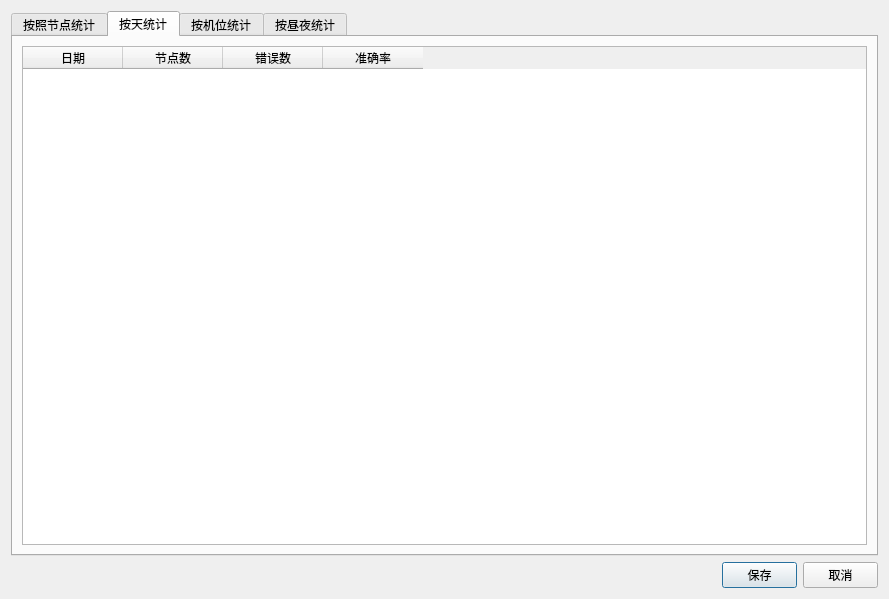
<?xml version="1.0" encoding="UTF-8"?>
<ui version="4.0">
 <class>statisticsTable</class>
 <widget class="QDialog" name="statisticsTable">
  <property name="geometry">
   <rect>
    <x>0</x>
    <y>0</y>
    <width>889</width>
    <height>599</height>
   </rect>
  </property>
  <property name="windowTitle">
   <string>Dialog</string>
  </property>
  <layout class="QVBoxLayout" name="verticalLayout">
   <item>
    <widget class="QTabWidget" name="tabWidgetContainer">
     <property name="currentIndex">
      <number>1</number>
     </property>
     <widget class="QWidget" name="tab">
      <attribute name="title">
       <string>按照节点统计</string>
      </attribute>
      <layout class="QVBoxLayout" name="verticalLayout_3">
       <item>
        <widget class="QTableWidget" name="tableByNode">
         <column>
          <property name="text">
           <string>节点名</string>
          </property>
         </column>
         <column>
          <property name="text">
           <string>节点数</string>
          </property>
         </column>
         <column>
          <property name="text">
           <string>错误数</string>
          </property>
         </column>
         <column>
          <property name="text">
           <string>准确率</string>
          </property>
         </column>
        </widget>
       </item>
      </layout>
     </widget>
     <widget class="QWidget" name="tab_2">
      <attribute name="title">
       <string>按天统计</string>
      </attribute>
      <layout class="QVBoxLayout" name="verticalLayout_2">
       <item>
        <widget class="QTableWidget" name="tableByDate">
         <column>
          <property name="text">
           <string>日期</string>
          </property>
         </column>
         <column>
          <property name="text">
           <string>节点数</string>
          </property>
         </column>
         <column>
          <property name="text">
           <string>错误数</string>
          </property>
         </column>
         <column>
          <property name="text">
           <string>准确率</string>
          </property>
         </column>
        </widget>
       </item>
      </layout>
     </widget>
     <widget class="QWidget" name="tab_3">
      <attribute name="title">
       <string>按机位统计</string>
      </attribute>
      <layout class="QHBoxLayout" name="horizontalLayout_2">
       <item>
        <widget class="QTableWidget" name="tableByPosition">
         <column>
          <property name="text">
           <string>机位</string>
          </property>
         </column>
         <column>
          <property name="text">
           <string>节点数</string>
          </property>
         </column>
         <column>
          <property name="text">
           <string>错误数</string>
          </property>
         </column>
         <column>
          <property name="text">
           <string>准确率</string>
          </property>
         </column>
        </widget>
       </item>
      </layout>
     </widget>
     <widget class="QWidget" name="tab_4">
      <attribute name="title">
       <string>按昼夜统计</string>
      </attribute>
      <layout class="QHBoxLayout" name="horizontalLayout">
       <item>
        <widget class="QTableWidget" name="tableByTime">
         <property name="rowCount">
          <number>2</number>
         </property>
         <property name="columnCount">
          <number>8</number>
         </property>
         <attribute name="horizontalHeaderVisible">
          <bool>false</bool>
         </attribute>
         <attribute name="horizontalHeaderCascadingSectionResizes">
          <bool>false</bool>
         </attribute>
         <attribute name="verticalHeaderVisible">
          <bool>false</bool>
         </attribute>
         <row/>
         <row/>
         <column/>
         <column/>
         <column/>
         <column/>
         <column/>
         <column/>
         <column/>
         <column/>
         <item row="0" column="0">
          <property name="text">
           <string>白天</string>
          </property>
          <property name="textAlignment">
           <set>AlignCenter</set>
          </property>
         </item>
         <item row="0" column="2">
          <property name="text">
           <string/>
          </property>
         </item>
         <item row="0" column="4">
          <property name="text">
           <string>晚上</string>
          </property>
          <property name="textAlignment">
           <set>AlignCenter</set>
          </property>
         </item>
         <item row="1" column="0">
          <property name="text">
           <string>节点名</string>
          </property>
         </item>
         <item row="1" column="1">
          <property name="text">
           <string>节点数</string>
          </property>
         </item>
         <item row="1" column="2">
          <property name="text">
           <string>错误数</string>
          </property>
         </item>
         <item row="1" column="3">
          <property name="text">
           <string>准确率</string>
          </property>
         </item>
         <item row="1" column="4">
          <property name="text">
           <string>节点名</string>
          </property>
         </item>
         <item row="1" column="5">
          <property name="text">
           <string>节点数</string>
          </property>
         </item>
         <item row="1" column="6">
          <property name="text">
           <string>错误数</string>
          </property>
         </item>
         <item row="1" column="7">
          <property name="text">
           <string>准确率</string>
          </property>
         </item>
        </widget>
       </item>
      </layout>
     </widget>
    </widget>
   </item>
   <item>
    <layout class="QHBoxLayout" name="horizontalLayout_3">
     <item>
      <spacer name="horizontalSpacer">
       <property name="orientation">
        <enum>Qt::Horizontal</enum>
       </property>
       <property name="sizeHint" stdset="0">
        <size>
         <width>40</width>
         <height>20</height>
        </size>
       </property>
      </spacer>
     </item>
     <item>
      <widget class="QPushButton" name="btnSave">
       <property name="maximumSize">
        <size>
         <width>75</width>
         <height>16777215</height>
        </size>
       </property>
       <property name="text">
        <string>保存</string>
       </property>
      </widget>
     </item>
     <item>
      <widget class="QPushButton" name="btnCancel">
       <property name="maximumSize">
        <size>
         <width>75</width>
         <height>16777215</height>
        </size>
       </property>
       <property name="text">
        <string>取消</string>
       </property>
      </widget>
     </item>
    </layout>
   </item>
  </layout>
 </widget>
 <resources/>
 <connections/>
</ui>
